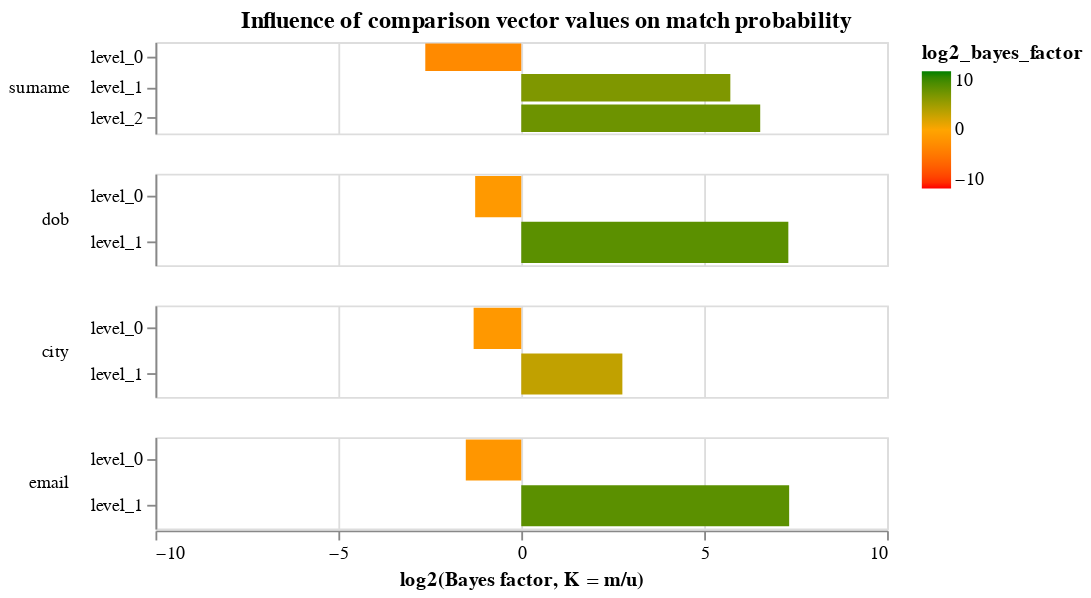

Here is the notebook cell this chart was saved with:
### Markdown cell above
An alternative representation of the parameters displays them in terms of the effect different values in the comparison vectors have on the match probability:

### Code cell
model.bayes_factor_chart()

### Figure 1 — Vega-Lite specification as saved in the notebook (floating-point values rounded to 4 significant figures)
{"$schema": "https://vega.github.io/schema/vega-lite/v4.json", "config": {"header": {"title": null}, "mark": {"tooltip": null}, "title": {"anchor": "middle"}, "view": {"continuousHeight": 300, "continuousWidth": 400, "height": 300, "width": 400}}, "data": {"name": "data-794529fbd9114d397924d32b6eee045b"}, "datasets": {"data-794529fbd9114d397924d32b6eee045b": [{"bayes_factor": 0.1622, "column_name": "surname", "gamma_column_name": "gamma_surname", "gamma_index": 0, "level_name": "level_0", "level_proportion": 0.611, "log2_bayes_factor": -2.624, "m_probability": 0.1606, "max_gamma_index": 2, "num_levels": 3, "u_probability": 0.9897}, {"bayes_factor": 52.54, "column_name": "surname", "gamma_column_name": "gamma_surname", "gamma_index": 1, "level_name": "level_1", "level_proportion": 0.07031, "log2_bayes_factor": 5.715, "m_probability": 0.1505, "max_gamma_index": 2, "num_levels": 3, "u_probability": 0.002865}, {"bayes_factor": 92.56, "column_name": "surname", "gamma_column_name": "gamma_surname", "gamma_index": 2, "level_name": "level_2", "level_proportion": 0.3187, "log2_bayes_factor": 6.532, "m_probability": 0.6889, "max_gamma_index": 2, "num_levels": 3, "u_probability": 0.007443}, {"bayes_factor": 0.4174, "column_name": "dob", "gamma_column_name": "gamma_dob", "gamma_index": 0, "level_name": "level_0", "level_proportion": 0.7312, "log2_bayes_factor": -1.26, "m_probability": 0.4159, "max_gamma_index": 1, "num_levels": 2, "u_probability": 0.9963}, {"bayes_factor": 157.7, "column_name": "dob", "gamma_column_name": "gamma_dob", "gamma_index": 1, "level_name": "level_1", "level_proportion": 0.2688, "log2_bayes_factor": 7.301, "m_probability": 0.5841, "max_gamma_index": 1, "num_levels": 2, "u_probability": 0.003704}, {"bayes_factor": 0.4055, "column_name": "city", "gamma_column_name": "gamma_city", "gamma_index": 0, "level_name": "level_0", "level_proportion": 0.6606, "log2_bayes_factor": -1.302, "m_probability": 0.3677, "max_gamma_index": 1, "num_levels": 2, "u_probability": 0.9069}, {"bayes_factor": 6.793, "column_name": "city", "gamma_column_name": "gamma_city", "gamma_index": 1, "level_name": "level_1", "level_proportion": 0.3394, "log2_bayes_factor": 2.764, "m_probability": 0.6323, "max_gamma_index": 1, "num_levels": 2, "u_probability": 0.09308}, {"bayes_factor": 0.3495, "column_name": "email", "gamma_column_name": "gamma_email", "gamma_index": 0, "level_name": "level_0", "level_proportion": 0.7, "log2_bayes_factor": -1.516, "m_probability": 0.3481, "max_gamma_index": 1, "num_levels": 2, "u_probability": 0.9959}, {"bayes_factor": 160.2, "column_name": "email", "gamma_column_name": "gamma_email", "gamma_index": 1, "level_name": "level_1", "level_proportion": 0.3, "log2_bayes_factor": 7.323, "m_probability": 0.6519, "max_gamma_index": 1, "num_levels": 2, "u_probability": 0.00407}]}, "encoding": {"color": {"field": "log2_bayes_factor", "scale": {"domain": [-10, 0, 10], "range": ["red", "orange", "green"]}, "type": "quantitative"}, "row": {"field": "column_name", "header": {"labelAlign": "left", "labelAnchor": "middle", "labelAngle": 0}, "sort": {"field": "gamma_index"}, "type": "nominal"}, "tooltip": [{"field": "column_name", "type": "nominal"}, {"field": "level_name", "type": "ordinal"}, {"field": "m_probability", "format": ".4f", "type": "quantitative"}, {"field": "bayes_factor", "format": ".4f", "type": "quantitative"}, {"field": "level_proportion", "format": ".2%", "title": "Percentage of record comparisons in this level", "type": "nominal"}, {"field": "log2_bayes_factor", "format": ".4f", "title": "log2(Bayes factor, K = m/u)", "type": "quantitative"}], "x": {"axis": {"title": "log2(Bayes factor, K = m/u)", "values": [-10, -5, 0, 5, 10]}, "field": "log2_bayes_factor", "scale": {"domain": [-10, 10]}, "type": "quantitative"}, "y": {"axis": {"title": null}, "field": "level_name", "type": "nominal"}}, "height": 50, "mark": {"clip": true, "type": "bar"}, "resolve": {"scale": {"y": "independent"}}, "title": "Influence of comparison vector values on match probability"}
